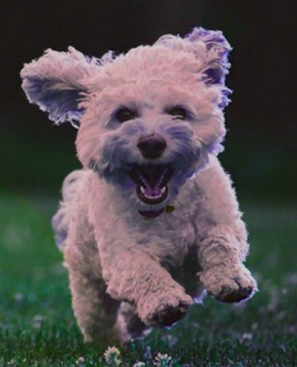
#> input picture Affine/P1/Input/input1.png, 297 x 367 px
$ python ejercicio2.py
#> lines starting #> are read from the running program, lines starting #| are printed output that depends on the picture
#> in runRo, img is the input picture: shape (367, 297, 3); mean B, G, R 77, 76, 80.1
### Affine/P1/ejercicio1.py
import cv2
import os
import numpy as np
from matplotlib import pyplot as plt
import math

# [15 lines left out: functions TranslateW, ScaleW, not called in this run]

def RotationW(img, angle):
	h, w = img.shape[:2]
	img_c = (w / 2, h / 2)
	M = cv2.getRotationMatrix2D(img_c, angle, 1)
	rad = math.radians(angle)
	sin = math.sin(rad)
	cos = math.cos(rad)
	b_w = int((h * abs(sin)) + (w * abs(cos)))
	b_h = int((h * abs(cos)) + (w * abs(sin)))
	M[0, 2] += ((b_w / 2) - img_c[0])
	M[1, 2] += ((b_h / 2) - img_c[1])
	img_out = cv2.warpAffine(img, M, (b_w, b_h))
	return img_out

# [51 lines left out: functions shearW, runT, runS, runR, runShe, not called in this run]

#runS('./Input/input1.png',0.4,0.9)

"""for i in range(9):
	angle=45*i
	runR('./Input/input1.png',angle)"""
#runShe('./Input/input1.png',20,15)

### Affine/P1/ejercicio2.py
import sys
import cv2
from ejercicio1 import TranslateW, ScaleW, RotationW, shearW
import numpy as np
import math
from matplotlib import pyplot as plt

def WarpAffine(img, M, widthI, heightI):
	h, w, c = img.shape
	img_out = np.zeros((heightI, widthI, c), np.uint8)
	A = np.array([[M[1][1],M[1][0]],[M[0][1],M[0][0]]])
	B = np.array([[M[1][2]],[M[0][2]]])
	for i in range(h):
		for j in range(w):
			X = np.array([[i],[j]])
			M1 = np.dot(A, X) + B
			M1 = M1.astype(int)
			if (M1[0,0] > 0 and M1[0,0] < heightI and M1[1,0] > 0 and M1[1,0] < widthI):
				for k in range(c):
					img_out[M1[0, 0], M1[1, 0]] =  img[i][j]
	return img_out

# [15 lines left out: functions Translate, Scale, not called in this run]

def Rotation(img, angle):
#> called with angle = 0
    h, w = img.shape[:2]
#> h = 367; w = 297
    cX,cY  = (w / 2, h / 2)
#> cX = 148.5; cY = 183.5
    M = cv2.getRotationMatrix2D((cX, cY), angle, 1.0)
#> M = [[1, 0, 0], [0, 1, 0]]
    #rad = math.radians(angle)
    sin = np.abs(M[0,0])
#> sin = 1
    cos = np.abs(M[0,1])
#> cos = 0

    # compute the new bounding dimensions of the image
    nW = int((h * sin) + (w * cos))
#> nW = 367
    nH = int((h * cos) + (w * sin))
#> nH = 297

    # adjust the rotation matrix to take into account translation
    M[0, 2] += (nW / 2) - cX
    M[1, 2] += (nH / 2) - cY

    """b_w = int((h * abs(sin)) + (w * abs(cos)))
    b_h = int((h * abs(cos)) + (w * abs(sin)))

    mid_h = int((h+1)/2)
    mid_w = int((w+1)/2)

    A = np.float32([[cos,sin],[-sin,cos]])
    B = [[((1-cos)*img_c[0])-(sin*img_c[1])],[(sin*img_c[1])+((1-sin)*img_c[0])]]
    #B = [[((1-cos)*mid_w)-(sin*mid_h)],[(sin*mid_w)+(1-sin)*mid_h]]
    M = np.concatenate((A, B), axis=1)

    M[0, 2] += ((b_w / 2) - img_c[0])
    M[1, 2] += ((b_h / 2) - img_c[1])"""
    img_out = WarpAffine(img, M, nW, nH)
#> after the loop in WarpAffine, `for i in range(h):`:
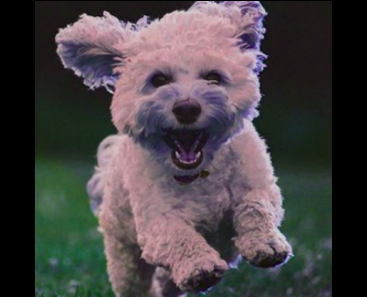
#> img_out: shape (297, 367, 3); mean B, G, R 69.3, 67.5, 72.7
    return img_out

# [29 lines left out: functions Shear, runTr, runSc, not called in this run]

def runRo(file1,angle):
    img = cv2.imread(file1)
    out=Rotation(img, angle)
    out_w = RotationW(img, angle)
#> in RotationW, `b_h = int((h * abs(cos)) + (w * abs(sin)))`: b_h = 367
    if out is not None:
        #final_frame = cv2.hconcat((out_w, out))
        cv2.imshow('Con OpenCV - Sin OpenCV',out)
        filename = './Out/out_mi_rotation_'+str(angle)+'.png'
        cv2.imwrite(filename,out)
        cv2.waitKey(0)

# [9 lines left out: function runShe, not called in this run]

#runTr('./Input/input1.png', 70, 70)
#runSc('./Input/input1.png', 0.4, 0.9)
for i in range(9):
	angle=45*i
	runRo('./Input/input1.png',angle)
#runShe('./Input/input1.png', 20,15)
